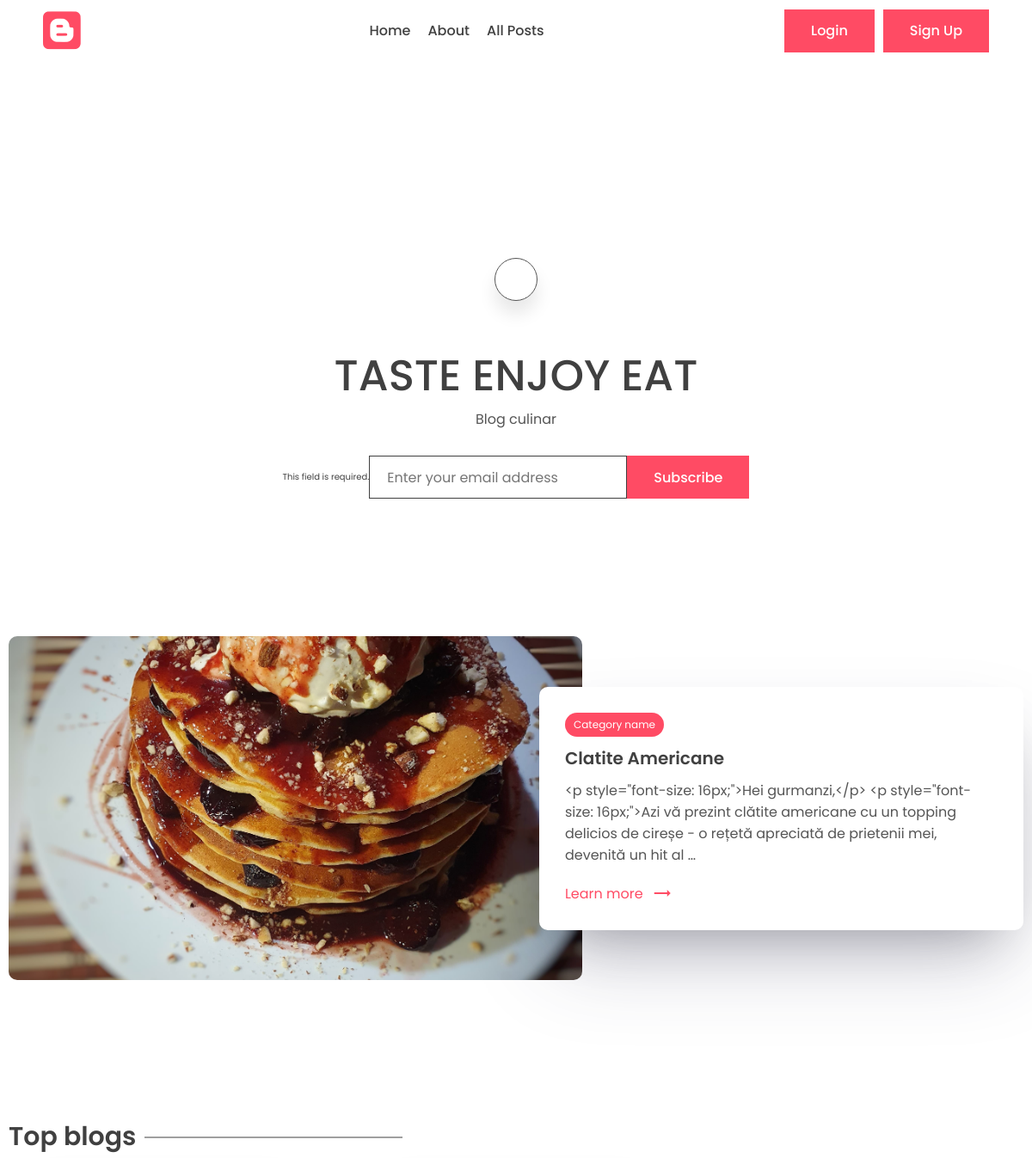
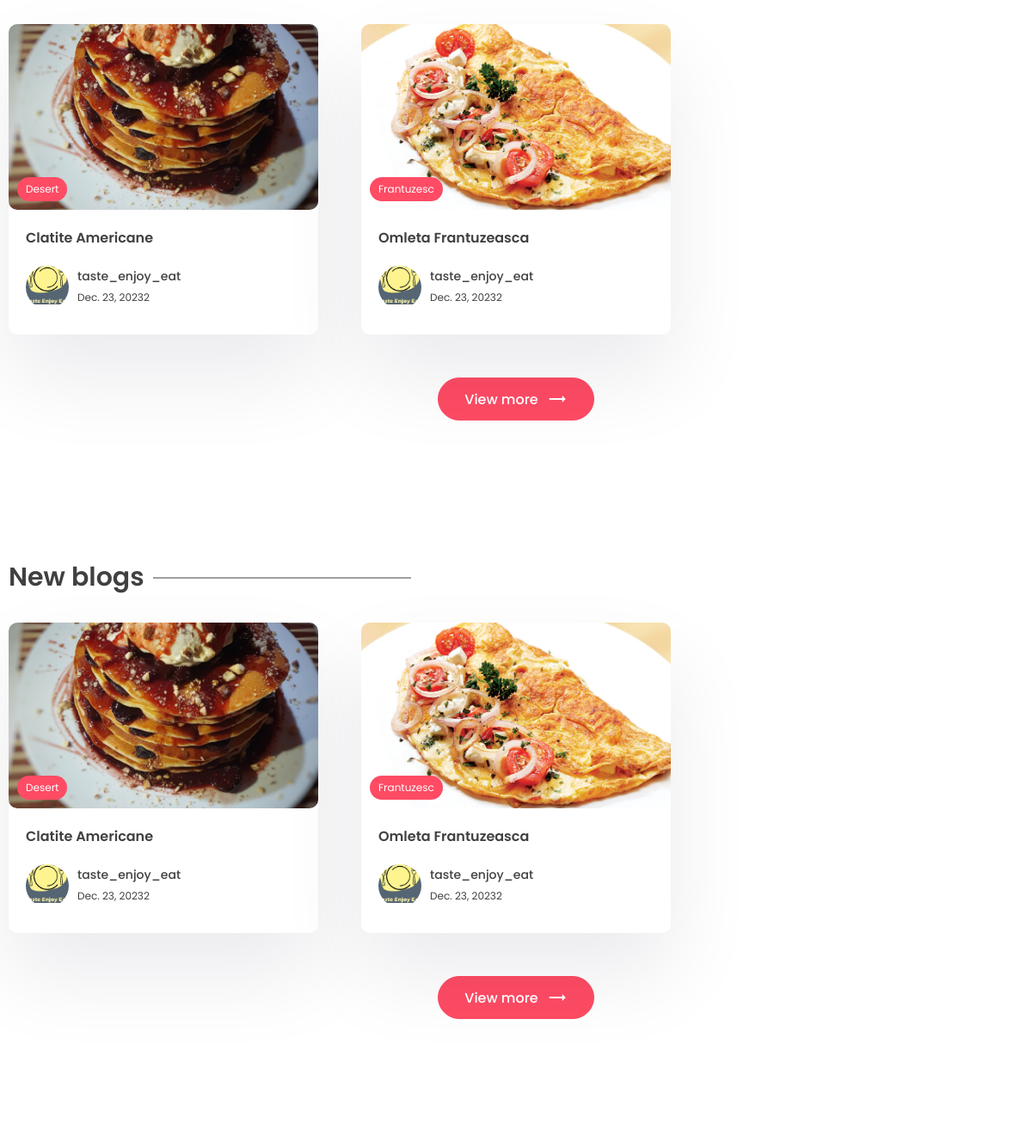
/ (upper part), run on an earlier commit of the app's database (2 pictures, top to bottom).
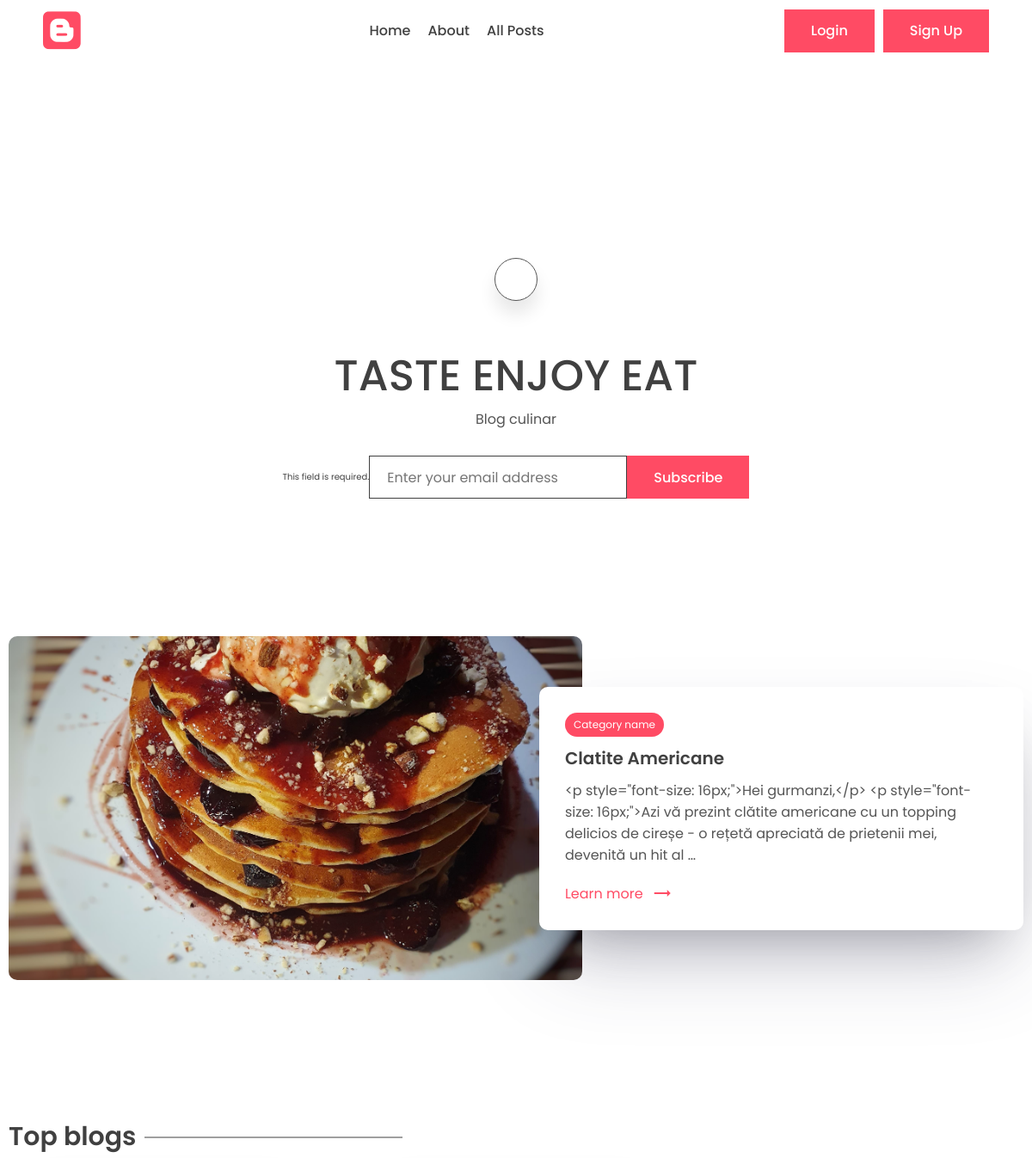
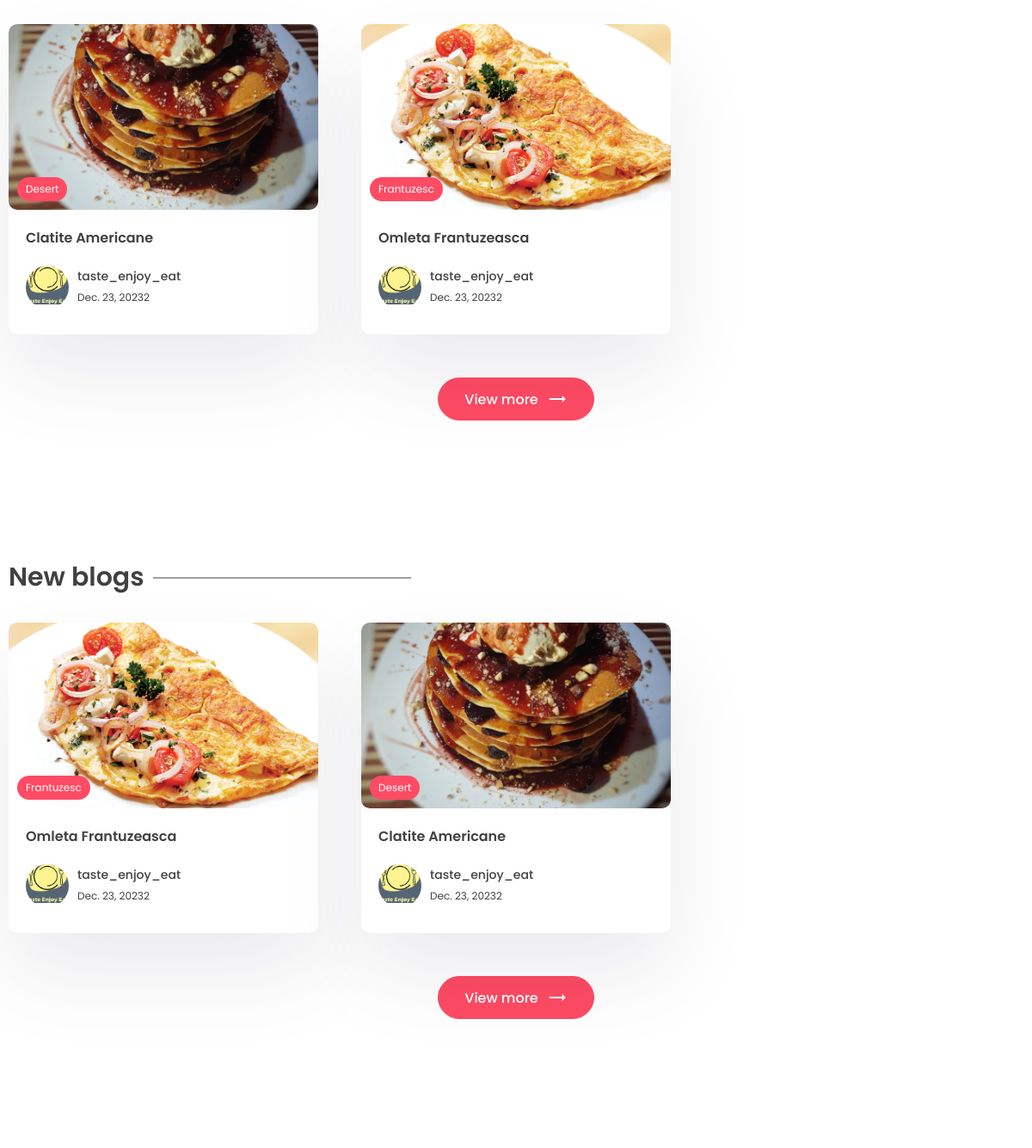
And on a later commit of the database (2 pictures, top to bottom).
### app/models.py (models this page shows, shortened)
class WebsiteMeta(models.Model):    # WebsiteMeta is for dynamic website
    title = models.CharField(max_length=200)
    description = models.CharField(max_length=500)
    about = models.TextField()

class Post(models.Model):
    title = models.CharField(max_length=200)
    content = models.TextField()
    last_updated = models.DateTimeField(auto_now=True)
    slug = models.SlugField(max_length=200, unique=True)
    image = models.ImageField(null=True, blank=True, upload_to="images/")
    tags = models.ManyToManyField(Tag, blank=True, related_name='post')
    view_count = models.IntegerField(null=True, blank=True)
    is_featured = models.BooleanField(default=False)    # to show recommended posts
    author = models.ForeignKey(User, on_delete=models.CASCADE, null=True, blank=True)
    bookmark = models.ManyToManyField(User, related_name='bookmarks', default=None, blank=True)
    likes = models.ManyToManyField(User, related_name='post_like', default=None, blank=True)

class Tag(models.Model):
    name = models.CharField(max_length=100)
    description = models.CharField(max_length=100)
    slug = models.SlugField(max_length=200, unique=True)

class Profile(models.Model):
    user = models.OneToOneField(User, on_delete=models.CASCADE)
    profile_image = models.ImageField(null=True, blank=True, upload_to="images/")
    slug = models.SlugField(max_length=200, unique=True)
    bio = models.TextField(null=True, blank=True)

### app/views.py (the view, shortened to what this page needs)
# urls.py: path('', views.index, name='home_page'),
def index(request):
    posts = Post.objects.all()
    top_posts = Post.objects.all().order_by('-view_count')[0:3]
    recent_posts = Post.objects.all().order_by('-last_updated')[0:3]
    featured_blog = Post.objects.filter(is_featured=True)
    subscribe_form = SubscribeForm(request.POST)
    subscribe_successful = None  # To display a message if the user subscribes successfully.
    website_info = None
    if WebsiteMeta.objects.all().exists():
        website_info = WebsiteMeta.objects.all()[0]
    if featured_blog:
        featured_blog = featured_blog[0]
    context = {
        'posts': posts,
        'top_posts': top_posts,
        'recent_posts': recent_posts,
        'subscribe_form': subscribe_form,
        'subscribe_successful': subscribe_successful,
        'featured_blog': featured_blog,
        'website_info': website_info
    }
    return render(request, 'app/index.html', context)

### app/forms.py
class SubscribeForm(forms.ModelForm):
    class Meta:
        model = Subscribe
        fields = '__all__'
        labels = {'email': _('')}   # to reset the label of the email field.
    def __init__(self, *args, **kwargs):
        super().__init__(*args, **kwargs)
        self.fields['email'].widget.attrs['placeholder'] = 'Enter your email address'

### app/templates/app/index.html (shortened to what this page needs)
{% extends 'base.html' %}
{% block content %}
    <main class="sp">
      <div class="container">
        <center>
          <div class="search-bar">
            <a href="{% url 'search' %}" class="animated-search" onclick="searchbar()">
            </a>
          </div>
          <div class="typo">
              {% if website_info.title %}
            <h1 class="title">{{ website_info.title }}</h1>
              {% else %}
            <h1 class="title">Website blog title</h1>
                {% endif %}
            {% if website_info.description %}
            <p class="des">{{ website_info.description }}</p>
                {% else %}
            <p>
              Lorem ipsum began as scrambled, nonsensical Latin derived from
              Cicero's 1st-century BC text De Finibus Bonorum et Malorum.
            </p>
                {% endif %}
          </div>
        <div class="newsletter">
            {% if request.session.subscribe_successful == None %}
                <form method="POST">
                {{ subscribe_form }}
                <button class="btn btn-primary">Subscribe</button>
                </form>
            {% endif %}
        </div>
        </center>
      </div>
    </main>
    {% if featured_blog %}
    <section class="sp">
      <div class="container">
          <a href="{% url 'post_page' featured_blog.slug %}">
        <div class="grid-2">
          <div class="post-img">
            <img src="{{ featured_blog.image.url }}" alt="" />
          </div>
          <div class="post-content">
            <div class="cetagory">
              <p>Category name</p>
            </div>
            <h1>
              {{ featured_blog.title }}
            </h1>
            <p class="des">
              {{ featured_blog.content|truncatechars:200 }}
            </p>
            <a class="learn" href="#"
              >Learn more <span class="material-icons"> trending_flat </span></a
            >
          </div>
        </div>
              </a>
      </div>
    </section>
    {% endif %}
    <section class="sp">
      <div class="container">
        <h1 class="sec-title">Top blogs</h1>
        <div class="grid-3">
            {% for post in top_posts %}
          <a href="{% url 'post_page' post.slug %}">
            <div class="card">
              <div class="post-img">
                <img src="{{ post.image.url }}" alt="" />
                <div class="tag">{{ post.tags.all.0.name }}</div>
              </div>
              <div class="card-content">
                <h3>
                  {{ post.title }}
                </h3>
                <div class="author">
                          <div class="profile-pic">
                            <img src="{{ post.author.profile.profile_image.url }}" alt="" />
                          </div>
                          <div class="details">
                            <p>{{ post.author.first_name }}</p>
                            <small>{{ post.last_updated|date }}2</small>
                          </div>
                        </div>
              </div>
            </div>
          </a>
            {% endfor %}
        </div>
        <center>
          <a href="{% url 'all_posts' %}"><button class="btn btn-primary rounded view">
            View more <span class="material-icons"> trending_flat </span>
          </button></a>
        </center>
      </div>
    </section>
    <section class="sp">
      <div class="container">
        <h1 class="sec-title">New blogs</h1>
        <div class="grid-3">
            {% for post in recent_posts %}
          <a href="{% url 'post_page' post.slug %}">
            <div class="card">
              <div class="post-img">
                <img src="{{ post.image.url }}" alt="" />
                <div class="tag">{{ post.tags.all.0.name }}</div>
              </div>
              <div class="card-content">
                <h3>
                    {{ post.title }}
                </h3>
                  <div class="author">
                          <div class="profile-pic">
                            <img src="{{ post.author.profile.profile_image.url }}" alt="" />
                          </div>
                          <div class="details">
                            <p>{{ post.author.first_name }}</p>
                            <small>{{ post.last_updated|date }}2</small>
                          </div>
                        </div>
              </div>
            </div>
          </a>
            {% endfor %}
        </div>
        <center>
          <a href="{% url 'all_posts' %}"><button class="btn btn-primary rounded view">
            View more <span class="material-icons"> trending_flat </span>
          </button></a>
        </center>
      </div>
    </section>
{% endblock content %}

### templates/base.html (shortened to what this page needs)
{% load static %}
<!DOCTYPE html>
<html lang="en">
  <head>
    <link rel="stylesheet" href="{% static 'app/style.css' %}" />
    <link
      rel="stylesheet"
      href="https://unicons.iconscout.com/release/v2.1.6/css/unicons.css"
    />
    <link
      rel="stylesheet"
      href="https://cdnjs.cloudflare.com/ajax/libs/font-awesome/6.1.1/css/all.min.css"
    />
  </head>
  <body>
    <header>
      <div class="container container-fluid">
        <a class="logo" href="{% url 'home_page' %}">
          <i class="fa-brands fa-blogger"></i>
        </a>
        <div class="links">
          <a href="{% url 'home_page' %}">Home</a>
          <a href="{% url 'about' %}">About</a>
          <a href="{% url 'all_posts' %}">All Posts</a>
        </div>
        <div class="action-btn">
            {% if user.is_authenticated %}
          <a href="{% url 'logout' %}"
            ><button class="btn btn-scoundary">Logout</button></a
          >
            {% else %}
          <a href="{% url 'login' %}">
            <button class="btn btn-primary">Login</button></a
          >
          <a href="{% url 'register' %}">
            <button class="btn btn-primary">Sign Up</button></a
          >
            {% endif %}
        </div>
      </div>
    </header>
    <main>
    {% block content %}
    {% endblock content %}
    </main>
    <footer>
    </footer>
  </body>
</html>

### app/static/app/style.css (style rules this page uses)
* { margin: 0; padding: 0; box-sizing: border-box; text-decoration: none; border: none; outline: none; list-style: none; font-family: "Poppins", sans-serif; color: var(--black); }
:root { --red: #ff4b64; --black: #404040; --des: #555555; --shadow: #ffffff1a 0px 1px 1px 0px inset, #32325d40 0px 50px 100px -20px, #0000004d 0px 30px 60px -30px; --shadow2: rgba(17, 12, 46, 0.084) 0px 48px 100px 0px; }
html { font-size: 62.5%; }
[class*="grid"] { display: grid; }
img { width: 100%; }
.container { max-width: 1220px; margin: auto; padding: 0 10px; }
.container-fluid { max-width: 100%; padding: 0 5rem; }
p, a { font-size: 1.6rem; color: var(--des); }
input, textarea { font-size: 1.6rem; color: var(--black); }
header { padding: 1rem 0; position: fixed; width: 100%; z-index: 99999; background: white; top: 0rem; }
header .container { display: flex; align-items: center; justify-content: space-between; }
.logo { width: 20rem; }
.logo i { font-size: 5rem; color: var(--red); }
.btn { cursor: pointer; height: 5rem; padding: 0 3rem; font-size: 1.6rem; font-weight: 500; border: 1px solid var(--red); display: flex; align-items: center; justify-content: center; gap: 1rem; }
.btn span { color: white; }
.btn-primary { background: var(--red); color: white; }
.rounded { border-radius: 5rem; }
.action-btn, .links { display: flex; align-items: center; gap: 1rem; }
.links { gap: 2rem; }
.links a { color: var(--black); font-size: 1.6rem; font-weight: 500; }
.search-bar, .animated-search { width: 5rem; aspect-ratio: 1/1; border: 1px solid var(--des); border-radius: 50%; display: flex; align-items: center; justify-content: center; background: white; box-shadow: 0 15px 20px #00000018; cursor: pointer; margin-top: 10rem; z-index: 2; }
.search-bar { box-shadow: unset; border: none; }
.search-bar .animated-search { margin-top: 0; }
.typo { width: 50%; margin-top: 5rem; }
.title { font-size: 5rem; font-weight: 500; }
.newsletter form { display: flex; align-items: center; justify-content: center; margin-top: 3rem; }
.newsletter input { border: 1px solid var(--black); height: 5rem; width: 30rem; padding: 0 2rem; }
.sp { padding: 8rem 0; }
.grid-2 { grid-template-columns: 1.3fr 1fr; align-items: center; }
.post-img { height: 40rem; width: 100%; overflow: hidden; border-radius: 1rem; }
.post-img img { height: 100%; object-fit: cover; object-position: center; }
.post-content { position: relative; left: -5rem; background: white; border-radius: 1rem; padding: 3rem; box-shadow: var(--shadow); width: calc(100% + 5rem); }
.post-content h1 { font-size: 2rem; font-weight: 600; margin: 1rem 0; }
.cetagory { background: var(--red); width: fit-content; border-radius: 5rem; padding: 0.5rem 1rem; }
.cetagory p { color: white; font-size: 1.2rem; }
.learn { display: flex; align-items: center; gap: 1rem; color: var(--red); margin-top: 2rem; }
.learn span { color: #ff4b64; }
.sec-title { font-size: 3rem; font-weight: 600; position: relative; width: fit-content; margin-bottom: 3rem; }
.sec-title::after { content: ""; position: absolute; right: -31rem; height: 1px; width: 30rem; background: var(--black); top: 50%; transform: translateY(-50%); }
.grid-3 { grid-template-columns: repeat(3, 1fr); gap: 5rem; }
.card { background: white; box-shadow: var(--shadow2); border-radius: 1rem; cursor: pointer; transition: 0.3s; }
.post-img { position: relative; }
.tag { position: absolute; bottom: 1rem; left: 1rem; background: var(--red); color: white; border-radius: 5rem; padding: 0.5rem 1rem; font-size: 1.2rem; }
.card-content { padding: 2rem; padding-bottom: 3rem; }
.card h3 { font-size: 1.6rem; font-weight: 600; }
.card .post-img { width: 100%; height: unset; aspect-ratio: 1/0.6; }
.author { display: flex; align-items: center; gap: 1rem; margin-top: 2rem; }
.profile-pic { width: 5rem; aspect-ratio: 1/1; border-radius: 50%; overflow: hidden; }
.author p { color: var(--black); font-weight: 500; font-size: 1.4rem; }
.author small { color: var(--black); font-size: 1.2rem; }
.view { margin-top: 5rem; }
.logo { width: 10rem; }
footer { padding: 5rem 0; margin-top: 5rem; }
main { padding-top: 10rem !important; }

What changed in the data, as far as the page shows it:
changed Post "Omleta Frantuzeasca": moves up the list
